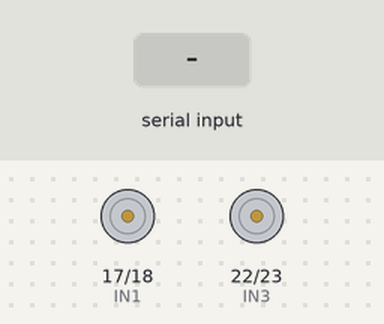
Recording of a program running on a simulated Raspberry Pi (BCM pin numbers). Parts: motor-driver pin pairs drawn as motors (green arrow = first pin HIGH = forward, orange = second pin HIGH = backward, longer = more drive, scaled by the enable pin). Inputs (shaded band) come from the test bench. What the program prints to the terminal is not drawn.

Above: at 1.2 s.
1.3 s: "5" typed at the terminal, then Enter
At 2.1 s:
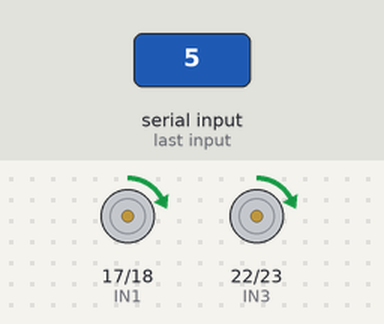
3.8 s: "q" typed at the terminal, then Enter
5.3 s: "90" typed at the terminal, then Enter
At 6.1 s:
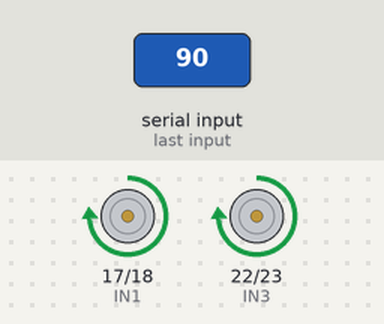
Timing chart, 0 to 8.3 s (numbered marks = the images above; inputs shaded):
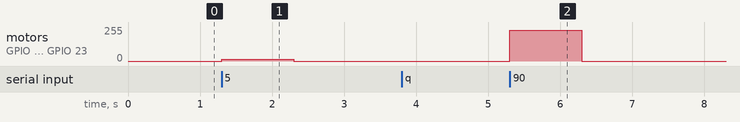

The program:

Forward-test.py
```python
import RPi.GPIO as GPIO
import time

# Set GPIO mode to BCM
GPIO.setmode(GPIO.BCM)
GPIO.setwarnings(False)

# Define motor control pins (adjust based on your wiring)
IN1 = 17  # Left Motors Forward
IN2 = 18  # Left Motors Backward
ENA = 27  # Left Motors Enable (PWM)
IN3 = 22  # Right Motors Forward
IN4 = 23  # Right Motors Backward
ENB = 24  # Right Motors Enable (PWM)

# Set up all pins as outputs
motor_pins = [IN1, IN2, ENA, IN3, IN4, ENB]
for pin in motor_pins:
    GPIO.setup(pin, GPIO.OUT)

# Set up PWM for speed control (frequency = 100Hz)
pwm_a = GPIO.PWM(ENA, 100)  # Left motors speed
pwm_b = GPIO.PWM(ENB, 100)  # Right motors speed

# Start PWM with 0% duty cycle
pwm_a.start(0)
pwm_b.start(0)

def set_speed(speed):
    """Set speed for all motors (0-100)."""
    pwm_a.ChangeDutyCycle(speed)
    pwm_b.ChangeDutyCycle(speed)

def stop():
    """Stop all motors."""
    GPIO.output(IN1, GPIO.LOW)
    GPIO.output(IN2, GPIO.LOW)
    GPIO.output(IN3, GPIO.LOW)
    GPIO.output(IN4, GPIO.LOW)
    set_speed(0)

def forward(speed):
    """Move robot forward at specified duty cycle."""
    GPIO.output(IN1, GPIO.HIGH)
    GPIO.output(IN2, GPIO.LOW)
    GPIO.output(IN3, GPIO.HIGH)
    GPIO.output(IN4, GPIO.LOW)
    set_speed(speed)

def test_movement():
    """Interactive forward movement test."""
    wait_time = 1  # seconds to run at each duty cycle
    print("Interactive Forward Movement Test")
    print("Enter a duty cycle (0-100) to test, or 'q' to quit.\n")

    try:
        while True:
            user_input = input("Duty cycle [%] (or 'q' to exit): ").strip().lower()

            if user_input == 'q':
                print("Exiting test loop.")
                break

            try:
                duty = int(user_input)
                if not 0 <= duty <= 100:
                    print("→ Please enter an integer between 0 and 100.")
                    continue
            except ValueError:
                print("→ Invalid input. Enter an integer (0 to 100) or 'q'.")
                continue

            print(f"→ Running at {duty}% for {wait_time}s...")
            forward(duty)
            time.sleep(wait_time)
            stop()
            input("Measure distance traveled, then press Enter to continue...\n")

        print("Forward Movement Test Complete!")

    except KeyboardInterrupt:
        print("\nTest interrupted by user.")

    finally:
        stop()
        GPIO.cleanup()

if __name__ == "__main__":
    test_movement()
```

Measured:
- after the input at 1.3 s, motor on GPIO 17 (IN1) / GPIO 18 (IN2), motor on GPIO 22 (IN3) / GPIO 23 (IN4): stopped → forward 13/255 at once, → stopped 1.0 s later
- after the input at 3.8 s, every drawn part: stays the same
- after the input at 5.3 s, motor on GPIO 17 (IN1) / GPIO 18 (IN2), motor on GPIO 22 (IN3) / GPIO 23 (IN4): stopped → forward 230/255 at once, → stopped 1.0 s later
